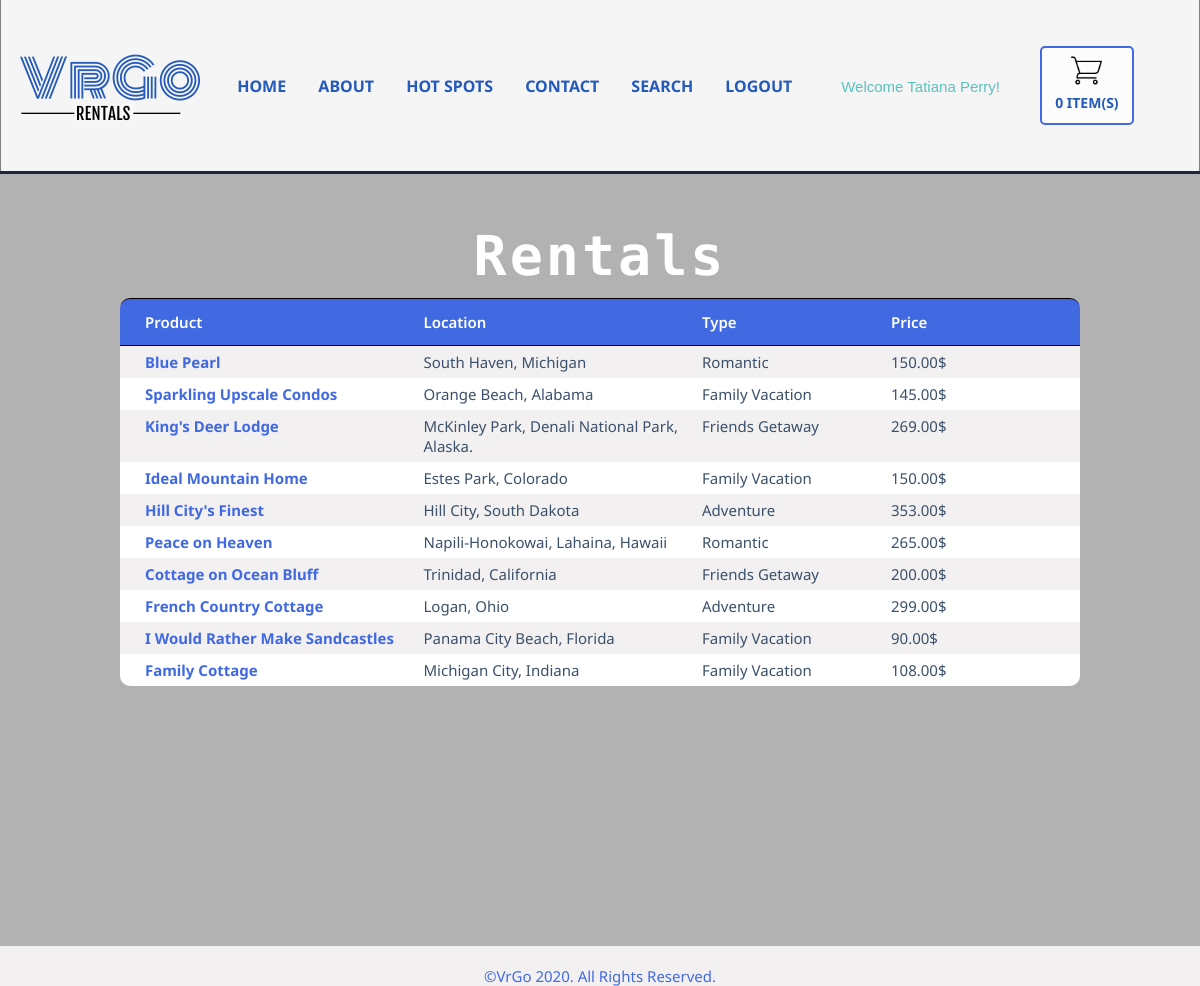
Page /NewfinalDraft01/hotspots.php (signed in) on the committed database.
### tables this page shows
CREATE TABLE `vacations` (
  `vacation_id` int(11) NOT NULL,
  `product` varchar(120) NOT NULL,
  `price_per_person` decimal(7,2) NOT NULL,
  `type` varchar(120) NOT NULL,
  `description` text DEFAULT NULL,
  `location` text NOT NULL,
  `image` varchar(300) DEFAULT NULL
);

### NewfinalDraft01/includes/database.php (called while the page is built, shortened)
<?php
$tblVacations = "vacations";
 ?>

### NewfinalDraft01/hotspots.php (the view, shortened to what this page needs)
<?php
require_once 'includes/header.php';
require_once 'includes/database.php';
$sql = "SELECT product, location, type, price_per_person, vacation_id FROM $tblVacations";
$query = $conn->query($sql);
?>
<!DOCTYPE html>
<html lang="en">
<head>
    <link rel="stylesheet" type="text/css" href="css/style.css" media="screen">
</head>
<body>
<section id="maincontent">
    <div class="container">
        <h2 class="hotspots-title">Rentals</h2>
        <div class="travellist">
            <div class="row header">
                <div class="col1">Product</div>
                <div class="col2">Location</div>
                <div class="col3">Type</div>
                <div class="col4">Price</div>
            </div>
            <?php
            while ($row = $query->fetch_assoc()) {
                ?>
                <div class="row">
                    <div class="col1"><a
                                href="hotspotdetails.php?id=<?= $row['vacation_id'] ?>"><?= $row['product'] ?></a></div>
                    <div class="col2"><?= $row['location'] ?></div>
                    <div class="col3"><?= $row['type'] ?></div>
                    <div class="col4"><?= $row['price_per_person'] ?>$</div>
                </div>
                <?php
            }
            ?>
        </div>
    </div>
</section>
</body>
<div class="footer">
    <p>&copy;VrGo 2020. All Rights Reserved.</p>
</div>
</html>

### NewfinalDraft01/css/style.css (style rules this page uses)
* { margin: 0; padding: 0; }
body { background-image: linear-gradient(to bottom, rgba(0,0,0,.3), rgba(0,0,0,.3)), url("../images/houses.jpg"); max-width: 100%; height: 100%; background-size: cover; background-position: center; background-repeat: no-repeat; padding-bottom: 300px; font:15px/normal Arial, Helvetica, serif; }
.container { margin:auto; width: 80%; overflow: hidden; }
#maincontent { min-height: 400px; text-align: center; color: #FFF; }
.hotspots-title { margin-top: 50px; font-size: 55px; margin-bottom: 10px; font-family: 'Monoton', "Helvetica", cursive; letter-spacing: 3px; word-spacing: 25px; }
.travellist { text-align: left; font-family: 'Noto Sans','Helvetica', sans-serif; margin: 0 auto; max-width: 1200px; border-radius: 10px; display: flex; flex-direction: column; background-color: #FFF; color: #3B506B; }
.travellist div { padding: 3px 5px; }
.travellist .row { display: flex; }
.travellist .row:nth-child(even) { background-color: #f2f0f0; }
.travellist .header { padding-top: 10px; padding-bottom: 10px; border-radius: 10px 10px 0px 0px; background-color: royalblue; border-top: 1px solid black; border-bottom: 1px solid black; font-weight: 600; color: #fff; }
.travellist .col1 { width: 300px; padding-left: 20px; }
.travellist a { text-decoration: none; color: royalblue; font-weight: 700; }
.travellist .col2 { width: 300px; }
.travellist .col3 { width: 200px; }
.travellist .col4 { width: 200px; }
.footer { position: fixed; left: 0; bottom: 0; padding-top: 20px; width: 100%; background-color: #f2f0f0 ; color: royalblue; text-align: center; font-family: 'Noto Sans','Helvetica', sans-serif; }

### rows in the picture
vacations: product "Blue Pearl", location "South Haven, Michigan", type "Romantic", price_per_person "150.00"
vacations: product "Sparkling Upscale Condos", location "Orange Beach, Alabama", type "Family Vacation", price_per_person "145.00"
vacations: product "King's Deer Lodge", location "McKinley Park, Denali National Park, Alaska.", type "Friends Getaway", price_per_person "269.00"
vacations: product "Ideal Mountain Home", location "Estes Park, Colorado", type "Family Vacation", price_per_person "150.00"
vacations: product "Hill City's Finest", location "Hill City, South Dakota", type "Adventure", price_per_person "353.00"
vacations: product "Peace on Heaven", location "Napili-Honokowai, Lahaina, Hawaii", type "Romantic", price_per_person "265.00"
vacations: product "Cottage on Ocean Bluff", location "Trinidad, California", type "Friends Getaway", price_per_person "200.00"
vacations: product "French Country Cottage", location "Logan, Ohio", type "Adventure", price_per_person "299.00"
vacations: product "I Would Rather Make Sandcastles", location "Panama City Beach, Florida", type "Family Vacation", price_per_person "90.00"
vacations: product "Family Cottage", location "Michigan City, Indiana", type "Family Vacation", price_per_person "108.00"

### other values in the picture
$name "Tatiana Perry"
$count "0"
